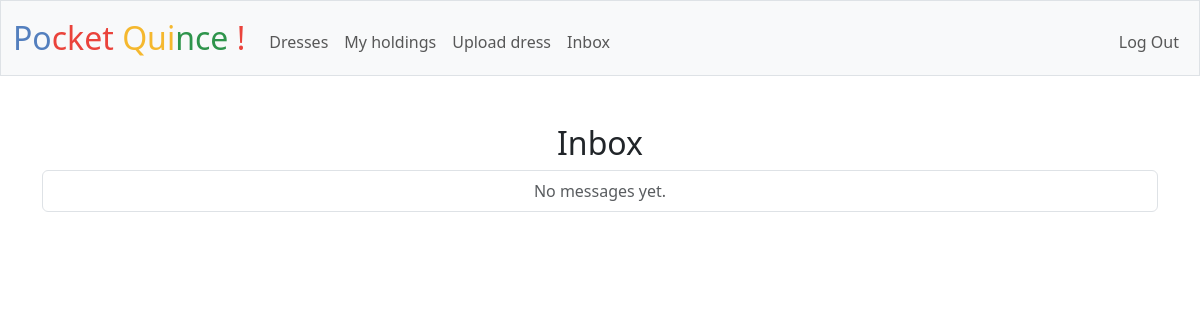
Before: /messages (signed in) with the older database file.
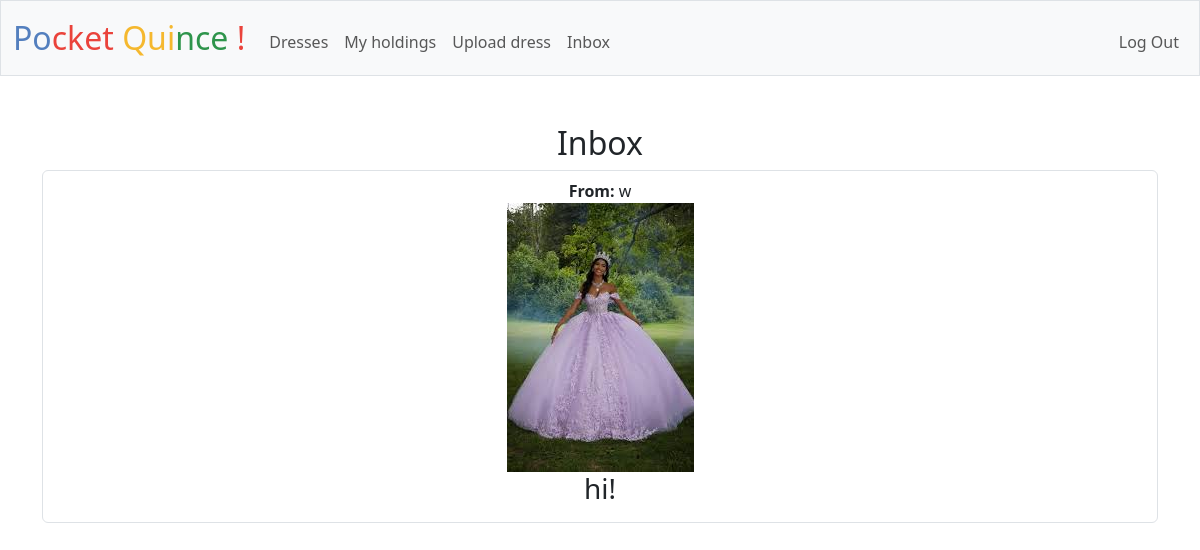
After: the same page with the newer database file.
### tables this page shows
CREATE TABLE messages (
    id INTEGER PRIMARY KEY AUTOINCREMENT,
    sender_id   INTEGER NOT NULL,
    receiver_id INTEGER NOT NULL,
    dress_id    INTEGER,
    body        TEXT NOT NULL,
    created_at  TIMESTAMP DEFAULT CURRENT_TIMESTAMP,
    FOREIGN KEY (sender_id)   REFERENCES users(id),
    FOREIGN KEY (receiver_id) REFERENCES users(id),
    FOREIGN KEY (dress_id)    REFERENCES dresses(id)
);

CREATE TABLE users (
id INTEGER PRIMARY KEY AUTOINCREMENT NOT NULL, 
username TEXT NOT NULL UNIQUE, 
email TEXT NOT NULL, 
phone TEXT NOT NULL, 
hash TEXT NOT NULL
);

CREATE TABLE dresses (
    id INTEGER PRIMARY KEY AUTOINCREMENT,
    size TEXT NOT NULL,
    color TEXT NOT NULL,
    owner INTEGER NOT NULL,
    image_url TEXT,
    time_posted TEXT NOT NULL DEFAULT CURRENT_TIMESTAMP,
    FOREIGN KEY (owner) REFERENCES users(id)
);

### app.py (the view)
@app.route("/messages", methods=["GET", "POST"])
@login_required
def messages():
    db = get_db()
    if request.method == "POST":
        receiver_id = request.form.get("receiver_id")
        content = request.form.get("body")
        dress_id = request.form.get("dress_id")
        if not receiver_id or not content:
            return apology("Missing message information")
        db.execute("INSERT INTO messages (sender_id, receiver_id, dress_id, body) VALUES (?,?,?,?)",
                     (session["user_id"], receiver_id, dress_id, content))
        db.commit()
        flash("Message sent!")
        return redirect("/messages")
    else:
        messages = db.execute("SELECT messages.*, users.username as sender_name, dresses.image_url, dresses.size, dresses.color FROM messages JOIN users ON messages.sender_id = users.id LEFT JOIN dresses ON dresses.id = messages.dress_id WHERE messages.receiver_id = ? ORDER BY messages.created_at DESC", (session["user_id"],)).fetchall()
        return render_template("messages.html", messages=messages)

### app.py (called while the page is built)
def get_db():
    if "db" not in g:
        g.db = sqlite3.connect(DATABASE)
        g.db.row_factory = sqlite3.Row # Enable dictionary-like row access
    return g.db

@app.after_request
def after_request(response):
    response.headers["Cache-Control"] = "no-cache, no-store, must-revalidate"
    response.headers["Expires"] = 0
    response.headers["Pragma"] = "no-cache"
    return response

### help.py (called while the page is built)
def login_required(f):
    @wraps(f)
    def decorated_function(*args, **kwargs):
        if session.get("user_id") is None:
            return redirect("/login")
        return f(*args, **kwargs)
    return decorated_function

### templates/messages.html (shortened to what this page needs)
{% extends "layout.html" %}
{% block main %}
    <h2>Inbox</h2>
    <ul class="list-group">
        {% for message in messages %}
        <li class="list-group-item">
            <strong>From:</strong> {{ message["sender_name"] }}<br>
            {% if message["image_url"] %}
                <img src="{{ message['image_url'] }}"><br>
            {% endif %}
            <h3>{{ message["body"] }}</h3>
        </li>
        {% else %}
        <li class="list-group-item text-muted">No messages yet.</li>
        {% endfor %}
    </ul>
{% endblock %}

### templates/layout.html (shortened to what this page needs)
<!DOCTYPE html>
<html lang="en">
    <head>
        <link href="https://cdn.jsdelivr.net/npm/bootstrap@5.3.3/dist/css/bootstrap.min.css" rel="stylesheet">
        <link href="{{ url_for('static', filename='style.css') }}" rel="stylesheet">
    </head>
    <body>
        <nav class="bg-light border navbar navbar-expand-md navbar-light">
            <div class="container-fluid">
                <a class="navbar-brand" href="/"><span class="blue">Po</span><span class="red">cket</span><span class="yellow"> Qui</span><span class="green">nce</span> <span class="red">!</span></a>
                <div class="collapse navbar-collapse" id="navbar">
                    {% if session["user_id"] %}
                        <ul class="navbar-nav me-auto mt-2">
                            <li class="nav-item"><a class="nav-link" href="/catalog">Dresses</a></li>
                            <li class="nav-item"><a class="nav-link" href="/holdings">My holdings</a></li>
                            <li class="nav-item"><a class="nav-link" href="/upload">Upload dress</a></li>
                            <li class="nav-item"><a class="nav-link" href="/messages">Inbox</a></li>
                        </ul>
                        <ul class="navbar-nav ms-auto mt-2">
                            <li class="nav-item"><a class="nav-link" href="/logout">Log Out</a></li>
                        </ul>
                    {% else %}
                        <ul class="navbar-nav ms-auto mt-2">
                            <li class="nav-item"><a class="nav-link" href="/register">Register</a></li>
                            <li class="nav-item"><a class="nav-link" href="/login">Log In</a></li>
                        </ul>
                    {% endif %}
                </div>
            </div>
        </nav>
        <main class="container py-5 text-center">
            {% block main %}{% endblock %}
        </main>
    </body>
</html>

### static/style.css (style rules this page uses)
nav .navbar-brand { font-size: xx-large; }
nav .navbar-brand .blue { color: #537fbe; }
nav .navbar-brand .red { color: #ea433b; }
nav .navbar-brand .yellow { color: #f5b82e; }
nav .navbar-brand .green { color: #2e944b; }

Changed rows visible on the page:
added messages: sender_name "w", image_url (picture), body "hi!"
Other visible differences:
text no longer shown: "No messages yet."
